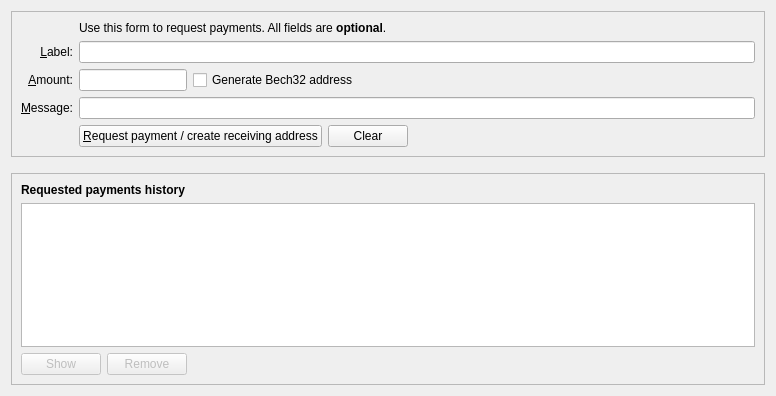
<?xml version="1.0" encoding="UTF-8"?>
<ui version="4.0">
 <class>ReceiveCoinsDialog</class>
 <widget class="QWidget" name="ReceiveCoinsDialog">
  <property name="geometry">
   <rect>
    <x>0</x>
    <y>0</y>
    <width>776</width>
    <height>396</height>
   </rect>
  </property>
  <layout class="QVBoxLayout" name="verticalLayout" stretch="0,0,1">
   <item>
    <widget class="QFrame" name="frame2">
     <property name="sizePolicy">
      <sizepolicy hsizetype="Preferred" vsizetype="Expanding">
       <horstretch>0</horstretch>
       <verstretch>0</verstretch>
      </sizepolicy>
     </property>
     <property name="frameShape">
      <enum>QFrame::StyledPanel</enum>
     </property>
     <property name="frameShadow">
      <enum>QFrame::Sunken</enum>
     </property>
     <layout class="QVBoxLayout" name="verticalLayout_3">
      <item>
       <layout class="QGridLayout" name="gridLayout">
        <item row="5" column="0">
         <widget class="QLabel" name="label">
          <property name="toolTip">
           <string>An optional amount to request. Leave this empty or zero to not request a specific amount.</string>
          </property>
          <property name="text">
           <string>&amp;Amount:</string>
          </property>
          <property name="alignment">
           <set>Qt::AlignRight|Qt::AlignTrailing|Qt::AlignVCenter</set>
          </property>
          <property name="buddy">
           <cstring>reqAmount</cstring>
          </property>
         </widget>
        </item>
        <item row="6" column="0">
         <widget class="QLabel" name="label_3">
          <property name="toolTip">
           <string>An optional message to attach to the payment request, which will be displayed when the request is opened. Note: The message will not be sent with the payment over the Bitcash network.</string>
          </property>
          <property name="text">
           <string>&amp;Message:</string>
          </property>
          <property name="alignment">
           <set>Qt::AlignRight|Qt::AlignTrailing|Qt::AlignVCenter</set>
          </property>
          <property name="buddy">
           <cstring>reqMessage</cstring>
          </property>
         </widget>
        </item>
        <item row="4" column="2">
         <widget class="QLineEdit" name="reqLabel">
          <property name="toolTip">
           <string>An optional label to associate with the new receiving address.</string>
          </property>
         </widget>
        </item>
        <item row="2" column="2">
         <widget class="QLabel" name="label_5">
          <property name="text">
           <string>Use this form to request payments. All fields are &lt;b&gt;optional&lt;/b&gt;.</string>
          </property>
         </widget>
        </item>
        <item row="4" column="0">
         <widget class="QLabel" name="label_2">
          <property name="toolTip">
           <string>An optional label to associate with the new receiving address.</string>
          </property>
          <property name="text">
           <string>&amp;Label:</string>
          </property>
          <property name="alignment">
           <set>Qt::AlignRight|Qt::AlignTrailing|Qt::AlignVCenter</set>
          </property>
          <property name="buddy">
           <cstring>reqLabel</cstring>
          </property>
         </widget>
        </item>
        <item row="6" column="2">
         <widget class="QLineEdit" name="reqMessage">
          <property name="toolTip">
           <string>An optional message to attach to the payment request, which will be displayed when the request is opened. Note: The message will not be sent with the payment over the Bitcash network.</string>
          </property>
         </widget>
        </item>
        <item row="7" column="2">
         <layout class="QHBoxLayout" name="horizontalLayout">
          <item>
           <widget class="QPushButton" name="receiveButton">
            <property name="minimumSize">
             <size>
              <width>150</width>
              <height>0</height>
             </size>
            </property>
            <property name="text">
             <string>&amp;Request payment / create receiving address</string>
            </property>
            <property name="icon">
             <iconset resource="../bitcash.qrc">
              <normaloff>:/icons/receiving_addresses</normaloff>:/icons/receiving_addresses</iconset>
            </property>
           </widget>
          </item>
          <item>
           <widget class="QPushButton" name="clearButton">
            <property name="sizePolicy">
             <sizepolicy hsizetype="Minimum" vsizetype="Fixed">
              <horstretch>0</horstretch>
              <verstretch>0</verstretch>
             </sizepolicy>
            </property>
            <property name="toolTip">
             <string>Clear all fields of the form.</string>
            </property>
            <property name="text">
             <string>Clear</string>
            </property>
            <property name="icon">
             <iconset resource="../bitcash.qrc">
              <normaloff>:/icons/remove</normaloff>:/icons/remove</iconset>
            </property>
            <property name="autoDefault">
             <bool>false</bool>
            </property>
           </widget>
          </item>
          <item>
           <spacer name="horizontalSpacer">
            <property name="orientation">
             <enum>Qt::Horizontal</enum>
            </property>
            <property name="sizeHint" stdset="0">
             <size>
              <width>40</width>
              <height>20</height>
             </size>
            </property>
           </spacer>
          </item>
         </layout>
        </item>
        <item row="7" column="0">
         <widget class="QLabel" name="label_7">
          <property name="text">
           <string/>
          </property>
         </widget>
        </item>
        <item row="5" column="2">
         <layout class="QHBoxLayout" name="horizontalLayout_6">
          <item>
           <widget class="BitcashAmountField" name="reqAmount">
            <property name="sizePolicy">
             <sizepolicy hsizetype="Fixed" vsizetype="Fixed">
              <horstretch>0</horstretch>
              <verstretch>0</verstretch>
             </sizepolicy>
            </property>
            <property name="minimumSize">
             <size>
              <width>80</width>
              <height>0</height>
             </size>
            </property>
            <property name="maximumSize">
             <size>
              <width>1000</width>
              <height>100</height>
             </size>
            </property>
            <property name="toolTip">
             <string>An optional amount to request. Leave this empty or zero to not request a specific amount.</string>
            </property>
           </widget>
          </item>
          <item>
           <widget class="QCheckBox" name="useBech32">
            <property name="sizePolicy">
             <sizepolicy hsizetype="Fixed" vsizetype="Fixed">
              <horstretch>0</horstretch>
              <verstretch>0</verstretch>
             </sizepolicy>
            </property>
            <property name="maximumSize">
             <size>
              <width>1000</width>
              <height>16777215</height>
             </size>
            </property>
            <property name="focusPolicy">
             <enum>Qt::StrongFocus</enum>
            </property>
            <property name="toolTip">
             <string>Bech32 addresses (BIP-173) are cheaper to spend from and offer better protection against typos. When unchecked a P2SH wrapped SegWit address will be created, compatible with older wallets.</string>
            </property>
            <property name="text">
             <string>Generate Bech32 address</string>
            </property>
           </widget>
          </item>
          <item>
           <spacer name="horizontalSpacer_3">
            <property name="orientation">
             <enum>Qt::Horizontal</enum>
            </property>
            <property name="sizeHint" stdset="0">
             <size>
              <width>0</width>
              <height>0</height>
             </size>
            </property>
           </spacer>
          </item>
         </layout>
        </item>
       </layout>
      </item>
     </layout>
    </widget>
   </item>
   <item>
    <spacer name="verticalSpacer_2">
     <property name="orientation">
      <enum>Qt::Vertical</enum>
     </property>
     <property name="sizeHint" stdset="0">
      <size>
       <width>20</width>
       <height>10</height>
      </size>
     </property>
    </spacer>
   </item>
   <item>
    <widget class="QFrame" name="frame">
     <property name="sizePolicy">
      <sizepolicy hsizetype="Preferred" vsizetype="Expanding">
       <horstretch>0</horstretch>
       <verstretch>0</verstretch>
      </sizepolicy>
     </property>
     <property name="frameShape">
      <enum>QFrame::StyledPanel</enum>
     </property>
     <property name="frameShadow">
      <enum>QFrame::Raised</enum>
     </property>
     <layout class="QVBoxLayout" name="verticalLayout_2">
      <item>
       <widget class="QLabel" name="label_6">
        <property name="font">
         <font>
          <weight>75</weight>
          <bold>true</bold>
         </font>
        </property>
        <property name="text">
         <string>Requested payments history</string>
        </property>
       </widget>
      </item>
      <item>
       <widget class="QTableView" name="recentRequestsView">
        <property name="contextMenuPolicy">
         <enum>Qt::CustomContextMenu</enum>
        </property>
        <property name="tabKeyNavigation">
         <bool>false</bool>
        </property>
        <property name="sortingEnabled">
         <bool>true</bool>
        </property>
       </widget>
      </item>
      <item>
       <layout class="QHBoxLayout" name="horizontalLayout_2">
        <item>
         <widget class="QPushButton" name="showRequestButton">
          <property name="enabled">
           <bool>false</bool>
          </property>
          <property name="toolTip">
           <string>Show the selected request (does the same as double clicking an entry)</string>
          </property>
          <property name="text">
           <string>Show</string>
          </property>
          <property name="icon">
           <iconset resource="../bitcash.qrc">
            <normaloff>:/icons/edit</normaloff>:/icons/edit</iconset>
          </property>
          <property name="autoDefault">
           <bool>false</bool>
          </property>
         </widget>
        </item>
        <item>
         <widget class="QPushButton" name="removeRequestButton">
          <property name="enabled">
           <bool>false</bool>
          </property>
          <property name="toolTip">
           <string>Remove the selected entries from the list</string>
          </property>
          <property name="text">
           <string>Remove</string>
          </property>
          <property name="icon">
           <iconset resource="../bitcash.qrc">
            <normaloff>:/icons/remove</normaloff>:/icons/remove</iconset>
          </property>
          <property name="autoDefault">
           <bool>false</bool>
          </property>
         </widget>
        </item>
        <item>
         <spacer name="horizontalSpacer_2">
          <property name="orientation">
           <enum>Qt::Horizontal</enum>
          </property>
          <property name="sizeHint" stdset="0">
           <size>
            <width>40</width>
            <height>20</height>
           </size>
          </property>
         </spacer>
        </item>
       </layout>
      </item>
     </layout>
    </widget>
   </item>
  </layout>
 </widget>
 <customwidgets>
  <customwidget>
   <class>BitcashAmountField</class>
   <extends>QLineEdit</extends>
   <header>qt/bitcashamountfield.h</header>
   <container>1</container>
  </customwidget>
 </customwidgets>
 <tabstops>
  <tabstop>reqLabel</tabstop>
  <tabstop>reqAmount</tabstop>
  <tabstop>useBech32</tabstop>
  <tabstop>reqMessage</tabstop>
  <tabstop>receiveButton</tabstop>
  <tabstop>clearButton</tabstop>
  <tabstop>recentRequestsView</tabstop>
  <tabstop>showRequestButton</tabstop>
  <tabstop>removeRequestButton</tabstop>
 </tabstops>
 <resources>
  <include location="../bitcash.qrc"/>
 </resources>
 <connections/>
</ui>
